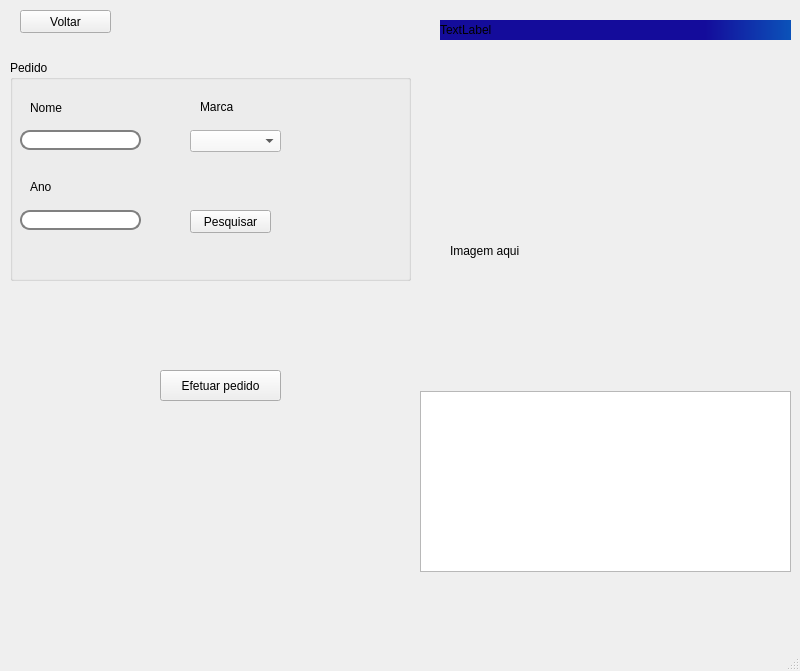
<?xml version="1.0" encoding="UTF-8"?>
<ui version="4.0">
 <class>MainWindow</class>
 <widget class="QMainWindow" name="MainWindow">
  <property name="geometry">
   <rect>
    <x>0</x>
    <y>0</y>
    <width>800</width>
    <height>671</height>
   </rect>
  </property>
  <property name="windowTitle">
   <string>MainWindow</string>
  </property>
  <widget class="QWidget" name="centralwidget">
   <widget class="QPushButton" name="pushButton">
    <property name="geometry">
     <rect>
      <x>20</x>
      <y>10</y>
      <width>91</width>
      <height>23</height>
     </rect>
    </property>
    <property name="styleSheet">
     <string notr="true">font: 12pt &quot;Arial&quot;;</string>
    </property>
    <property name="text">
     <string>Voltar</string>
    </property>
   </widget>
   <widget class="QGroupBox" name="groupBox">
    <property name="geometry">
     <rect>
      <x>10</x>
      <y>60</y>
      <width>401</width>
      <height>221</height>
     </rect>
    </property>
    <property name="title">
     <string>Pedido</string>
    </property>
    <widget class="QLabel" name="label">
     <property name="geometry">
      <rect>
       <x>20</x>
       <y>30</y>
       <width>47</width>
       <height>13</height>
      </rect>
     </property>
     <property name="text">
      <string/>
     </property>
    </widget>
    <widget class="QLabel" name="label_2">
     <property name="geometry">
      <rect>
       <x>20</x>
       <y>40</y>
       <width>61</width>
       <height>16</height>
      </rect>
     </property>
     <property name="styleSheet">
      <string notr="true">font: 12pt &quot;Arial&quot;;</string>
     </property>
     <property name="text">
      <string>Nome</string>
     </property>
    </widget>
    <widget class="QLineEdit" name="lineEdit">
     <property name="geometry">
      <rect>
       <x>10</x>
       <y>70</y>
       <width>121</width>
       <height>20</height>
      </rect>
     </property>
     <property name="styleSheet">
      <string notr="true"> border: 2px solid gray; /* Define uma borda de 2 pixels e cor cinza */
    border-radius: 10px;    /* Arredonda os cantos com 10 pixels */
    padding: 0 8px;</string>
     </property>
    </widget>
    <widget class="QLabel" name="label_3">
     <property name="geometry">
      <rect>
       <x>190</x>
       <y>40</y>
       <width>47</width>
       <height>13</height>
      </rect>
     </property>
     <property name="styleSheet">
      <string notr="true">font: 12pt &quot;Arial&quot;;</string>
     </property>
     <property name="text">
      <string>Marca</string>
     </property>
    </widget>
    <widget class="QComboBox" name="comboBox">
     <property name="geometry">
      <rect>
       <x>180</x>
       <y>70</y>
       <width>91</width>
       <height>22</height>
      </rect>
     </property>
     <property name="styleSheet">
      <string notr="true">background-color: rgb(248, 248, 248);</string>
     </property>
    </widget>
    <widget class="QLabel" name="label_5">
     <property name="geometry">
      <rect>
       <x>20</x>
       <y>120</y>
       <width>47</width>
       <height>13</height>
      </rect>
     </property>
     <property name="styleSheet">
      <string notr="true">font: 12pt &quot;Arial&quot;;</string>
     </property>
     <property name="text">
      <string>Ano</string>
     </property>
    </widget>
    <widget class="QLineEdit" name="lineEdit_2">
     <property name="geometry">
      <rect>
       <x>10</x>
       <y>150</y>
       <width>121</width>
       <height>20</height>
      </rect>
     </property>
     <property name="styleSheet">
      <string notr="true"> border: 2px solid gray; /* Define uma borda de 2 pixels e cor cinza */
    border-radius: 10px;    /* Arredonda os cantos com 10 pixels */
    padding: 0 8px;</string>
     </property>
    </widget>
    <widget class="QPushButton" name="pushButton_2">
     <property name="geometry">
      <rect>
       <x>180</x>
       <y>150</y>
       <width>81</width>
       <height>23</height>
      </rect>
     </property>
     <property name="styleSheet">
      <string notr="true">font: 12pt &quot;Arial&quot;;</string>
     </property>
     <property name="text">
      <string>Pesquisar</string>
     </property>
    </widget>
   </widget>
   <widget class="QLabel" name="label_4">
    <property name="geometry">
     <rect>
      <x>440</x>
      <y>20</y>
      <width>351</width>
      <height>20</height>
     </rect>
    </property>
    <property name="styleSheet">
     <string notr="true">background-color: qlineargradient(spread:repeat, x1:0, y1:0, x2:1, y2:0, stop:0.755682 rgba(20, 12, 155, 255), stop:1 rgba(11, 82, 185, 255));</string>
    </property>
    <property name="text">
     <string>TextLabel</string>
    </property>
   </widget>
   <widget class="QLabel" name="label_6">
    <property name="geometry">
     <rect>
      <x>450</x>
      <y>120</y>
      <width>301</width>
      <height>261</height>
     </rect>
    </property>
    <property name="text">
     <string>Imagem aqui</string>
    </property>
   </widget>
   <widget class="QTableWidget" name="tableWidget">
    <property name="geometry">
     <rect>
      <x>420</x>
      <y>391</y>
      <width>371</width>
      <height>181</height>
     </rect>
    </property>
   </widget>
   <widget class="QPushButton" name="pushButton_3">
    <property name="geometry">
     <rect>
      <x>160</x>
      <y>370</y>
      <width>121</width>
      <height>31</height>
     </rect>
    </property>
    <property name="styleSheet">
     <string notr="true">font: 12pt &quot;Arial&quot;;</string>
    </property>
    <property name="text">
     <string>Efetuar pedido</string>
    </property>
   </widget>
   <widget class="QLabel" name="label_7">
    <property name="geometry">
     <rect>
      <x>20</x>
      <y>450</y>
      <width>201</width>
      <height>101</height>
     </rect>
    </property>
    <property name="text">
     <string/>
    </property>
    <property name="pixmap">
     <pixmap>../Imagens/Logo CELULAR CITY.png</pixmap>
    </property>
    <property name="scaledContents">
     <bool>true</bool>
    </property>
   </widget>
  </widget>
  <widget class="QMenuBar" name="menubar">
   <property name="geometry">
    <rect>
     <x>0</x>
     <y>0</y>
     <width>800</width>
     <height>21</height>
    </rect>
   </property>
  </widget>
  <widget class="QStatusBar" name="statusbar"/>
 </widget>
 <resources/>
 <connections/>
</ui>
